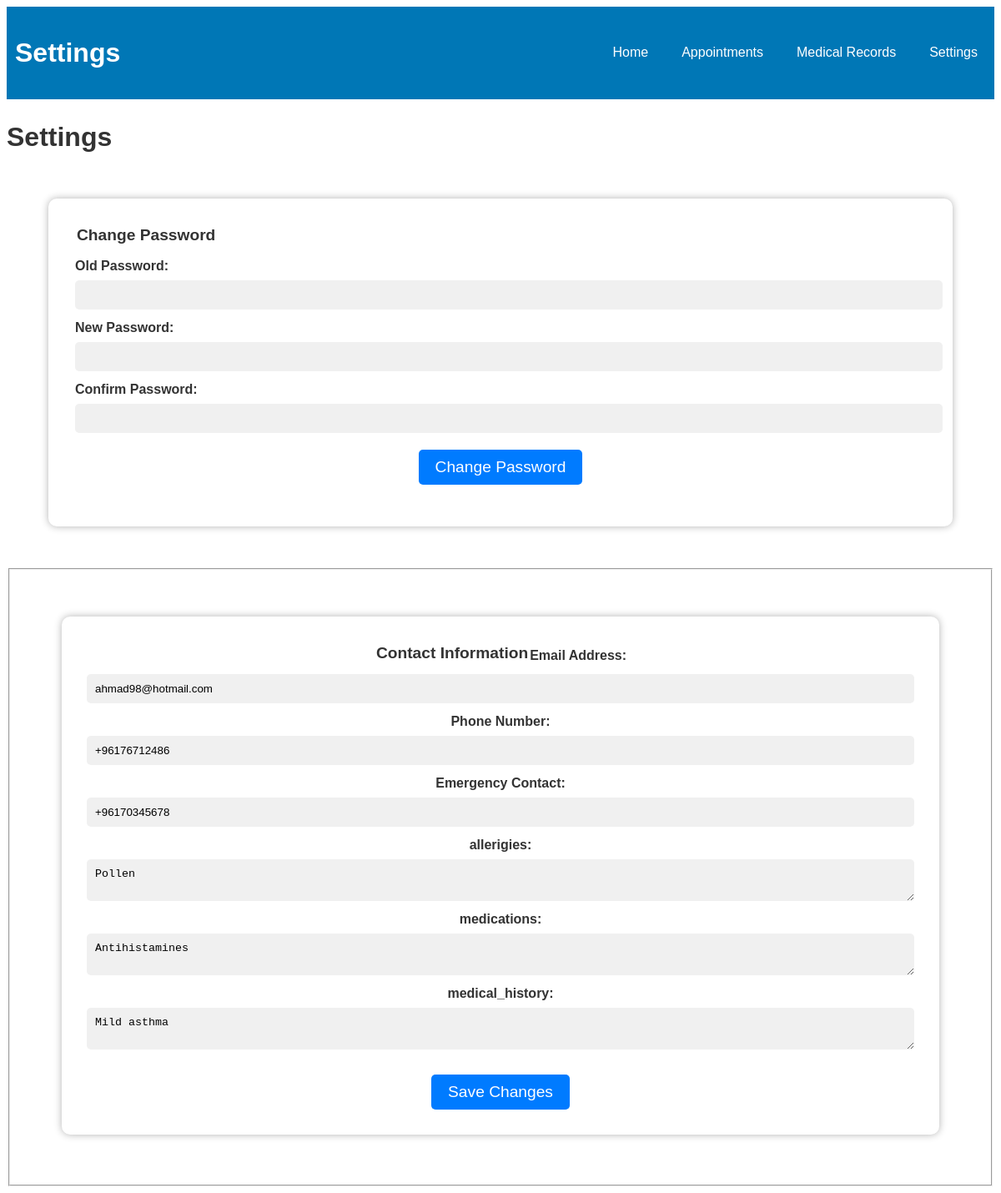
Screenshot of /myfyp/patientsettings.php (signed in) with the database file from the repository.
### tables this page shows
CREATE TABLE IF NOT EXISTS `patients` (
  `patient_id` int NOT NULL AUTO_INCREMENT,
  `patient_name` varchar(25) NOT NULL,
  `birthdate` date NOT NULL,
  `gender` enum('male','female') DEFAULT NULL,
  `blood_type` enum('AB+','AB-','A+','A-','B+','B-','O+','0-') DEFAULT NULL,
  `phone` varchar(20) NOT NULL,
  `email` varchar(255) NOT NULL,
  `emergency_contact` varchar(255) NOT NULL,
  `coverage_info` enum('a','b','d','e','f') DEFAULT NULL,
  `allergies` varchar(255) DEFAULT NULL,
  `medications` varchar(255) DEFAULT NULL,
  `medical_history` text,
  `deleted` int NOT NULL DEFAULT '0',
  PRIMARY KEY (`patient_id`)
);

### myfyp/patientsettings.php (the view, shortened to what this page needs)
<?php
$host = 'localhost';
$username = 'root';
$password = '';
$database = 'hsis';
$mysqli = new mysqli($host, $username, $password, $database);
$id =  $_SESSION['patient_id'];
?>
<!DOCTYPE html>
<html>
<head>
	<link rel="stylesheet" href="patientsettings.css">
</head>
<body>
	<header>
		<h1>Settings</h1>
		<nav>
			<ul>
				<li><a href="#">Home</a></li>
				<li><a href="#">Appointments</a></li>
				<li><a href="#">Medical Records</a></li>
				<li><a href="#">Settings</a></li>
			</ul>
		</nav>
	</header>
	<main>
		<h1>Settings</h1>
	  <form method="POST" action="<?php echo htmlspecialchars($_SERVER['PHP_SELF']); ?>">
		<fieldset>
		  <legend>Change Password</legend>
		  <label for="old-password">Old Password:</label>
		  <input type="password" id="old-password" name="old-password">
		  <label for="new-password">New Password:</label>
		  <input type="password" id="new-password" name="new-password">
		  <label for="confirm-password">Confirm Password:</label>
		  <input type="password" id="confirm-password" name="confirm-password">
		  <input type="submit" value="Change Password">
		</fieldset>
	  </form>
			<fieldset>
				<?php
					 $query = "SELECT * FROM patients WHERE patient_id ='$id'";
					 $result = $mysqli->query($query);
					 $row = $result->fetch_assoc();
					 $email = $row['email'];
					 $phone = $row['phone'];
					 $emergency_contact = $row['emergency_contact'];
					 $allergies = $row['allergies'];
					 $medications = $row['medications'];
					 $medical_history = $row['medical_history'];
				?>
				<form action="updatepatient.php" method="POST">
				<legend>Contact Information</legend>
				<label for="email">Email Address:</label>
				<input type="email" id="email" name="email" value="<?php echo $email; ?>">
				<label for="phone">Phone Number:</label>
				<input type="tel" id="phone" name="phone" value="<?php echo $phone; ?>">
				<label for="EmergencyContact">Emergency Contact:</label>
				<input type="EmergencyContact" id="phone" name="emergency" value="<?php echo $emergency_contact; ?>">
				<label for="allerigies">allerigies:</label>
				<textarea id="allerigies" name="allergies"><?php echo $allergies; ?></textarea>
<label for="medications">medications:</label>
				<textarea id="medications" name="medications"><?php echo $medications; ?></textarea>
<label for="medical_history">medical_history:</label>
				<textarea id="medical_history" name="medicalhistory"><?php echo $medical_history; ?></textarea>
				<input type="submit" value="Save Changes">
				</form>
			</fieldset>
	</main>
</body>
</html>

### myfyp/patientsettings.css (style rules this page uses)
body { font-family: Arial, sans-serif; font-size: 16px; line-height: 1.5; color: #333; }
header { display: flex; align-items: center; justify-content: space-between; padding: 10px; background-color: #0077b6; color: #fff; }
nav { display: flex; align-items: center; }
nav ul { display: flex; list-style: none; padding: 0; margin: 0; }
nav ul li { margin-right: 20px; }
nav ul li:last-child { margin-right: 0; }
nav ul li a { color: #fff; text-decoration: none; padding: 10px; transition: background-color 0.2s; }
form { display: flex; flex-wrap: wrap; justify-content: center; align-items: center; margin: 50px; padding: 30px; background-color: #fff; box-shadow: 0 0 10px rgba(0, 0, 0, 0.3); border-radius: 10px; }
form fieldset { width: 100%; margin-bottom: 20px; padding: 0; border: none; }
form legend { font-size: 1.2em; font-weight: bold; margin-bottom: 10px; }
form label { display: block; font-weight: bold; margin-bottom: 5px; }
form input[type="text"], form input[type="password"], form input[type="email"], form input[type="EmergencyContact"], form input[type="tel"], form textarea { display: block; width: 100%; padding: 10px; margin-bottom: 10px; border: none; border-radius: 5px; background-color: #f0f0f0; }
form input[type="submit"] { display: block; margin: 20px auto 0; padding: 10px 20px; border: none; border-radius: 5px; background-color: #007bff; color: #fff; font-size: 1.2em; cursor: pointer; }

### rows the page displays
patients: email "ahmad98@hotmail.com", phone "+96176712486", emergency "+96170345678", allergies "Pollen", medications "Antihistamines", medicalhistory "Mild asthma"
